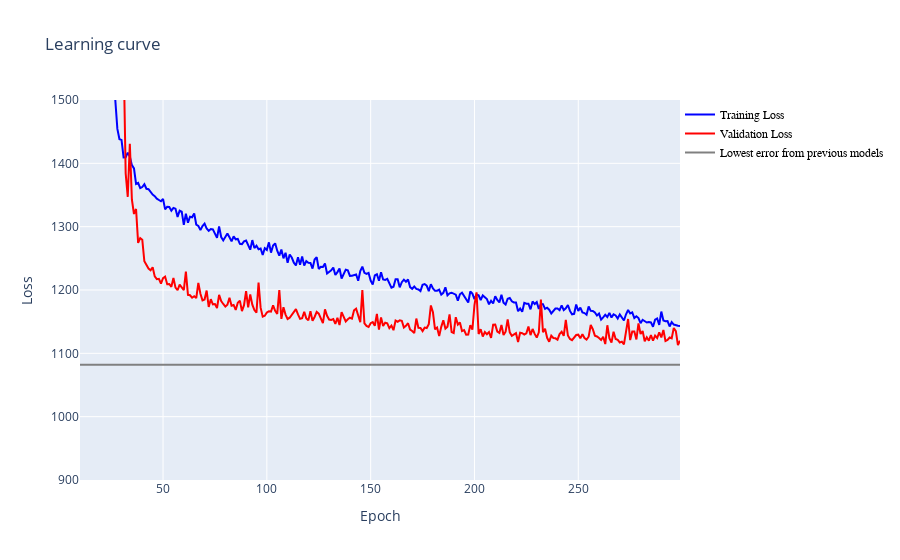

Notebook code for this chart:
### Code cell
DNN_plot_loss(history,starting_epoch=10, previous_val_loss=previous_val_loss)

### Figure 1 — Plotly figure (JSON) as saved in the notebook; plotly's stock layout.template omitted (floating-point values rounded to 4 significant figures; data arrays with more than 128 entries replaced by an {"elided": "..."} marker saying what was removed)
{"data": [{"marker": {"color": "blue", "opacity": 0.5, "size": 5}, "mode": "lines", "name": "Training Loss", "type": "scatter", "x": {"elided": "290 int values"}, "y": {"elided": "290 float values"}}, {"marker": {"color": "red", "opacity": 0.5, "size": 5}, "mode": "lines", "name": "Validation Loss", "type": "scatter", "x": {"elided": "290 int values"}, "y": {"elided": "290 float values"}}, {"marker": {"color": "grey", "size": 5}, "mode": "lines", "name": "Lowest error from previous models", "type": "scatter", "x": {"elided": "290 int values"}, "y": {"elided": "290 float values"}}], "layout": {"legend": {"font": {"color": "black", "family": "sans-serif", "size": 12}, "traceorder": "normal", "x": 1, "y": 1}, "title": {"text": "Learning curve"}, "xaxis": {"range": [10, 299], "title": {"text": "Epoch"}}, "yaxis": {"range": [900, 1500], "title": {"text": "Loss"}}}}
